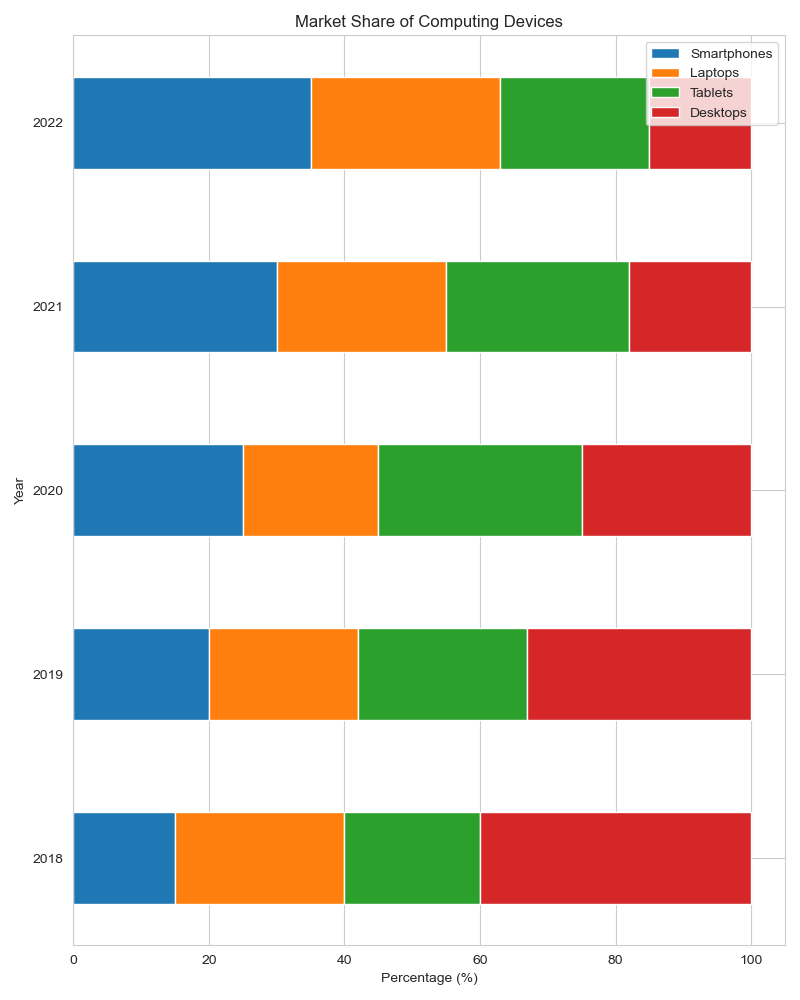

Here is the Python script that generated this plot:

import seaborn as sns
import matplotlib.pyplot as plt
import pandas as pd

# Data generation from the table
data = {
    'Year': [2018, 2019, 2020, 2021, 2022],
    'Smartphones': [15, 20, 25, 30, 35],
    'Laptops': [25, 22, 20, 25, 28],
    'Tablets': [20, 25, 30, 27, 22],
    'Desktops': [40, 33, 25, 18, 15]
}
df = pd.DataFrame(data)

# Calculate the percentage of each category
df_pct = df.set_index('Year').apply(lambda x: x / x.sum() * 100, axis=1).reset_index()

# Stacked bar chart
fig, ax = plt.subplots(figsize=(8, 10))  # Change width and height of the chart

colors = ['#1f77b4', '#ff7f0e', '#2ca02c', '#d62728']  # Modify color scheme using specific color codes

# Plotting
bottom = pd.Series([0] * len(df_pct))
for i, col in enumerate(df.columns[1:]):
    ax.barh(
        df_pct['Year'],
        df_pct[col],
        left=bottom,
        color=colors[i],
        edgecolor='white',
        height=0.5,  # Changed height of the bars reasonably
    )
    bottom += df_pct[col]

# Adding labels and title
ax.set_ylabel('Year')
ax.set_xlabel('Percentage (%)')
plt.title('Market Share of Computing Devices')

# Change the orientation to horizontal
ax.set_yticks(df_pct['Year'])
ax.set_yticklabels(df_pct['Year'], rotation=0)
ax.legend(df.columns[1:], loc='upper right')

plt.tight_layout()
plt.show()
